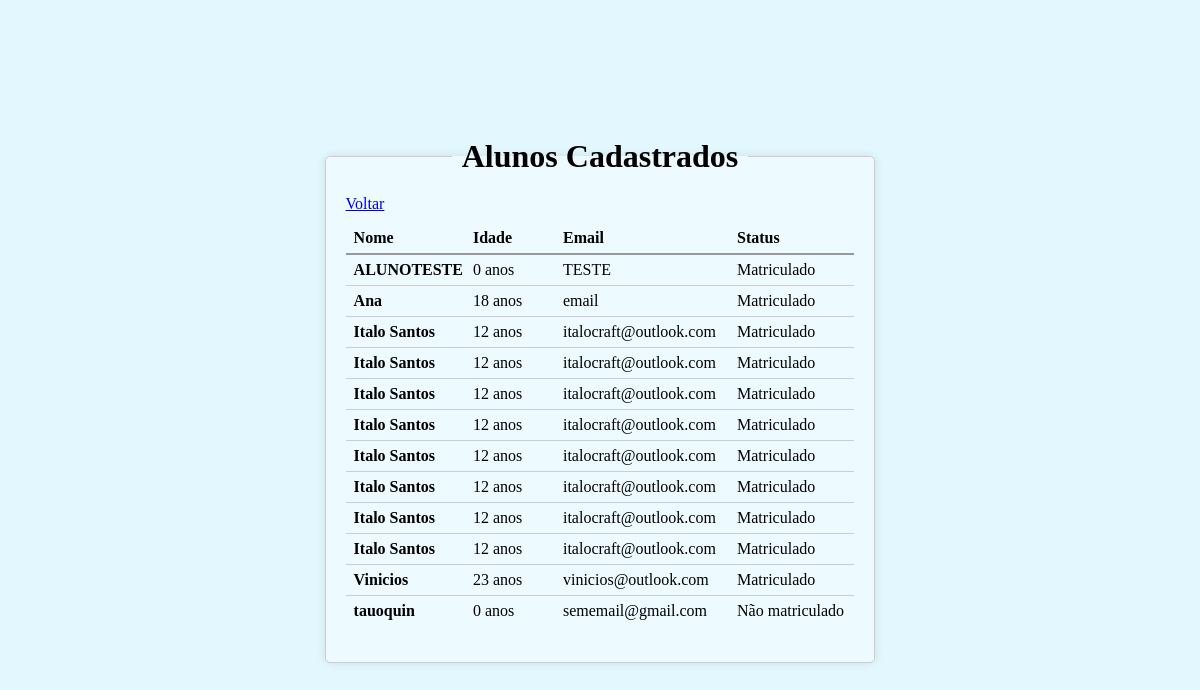
Before: /alunos/lista/ (signed in) with the older database file.
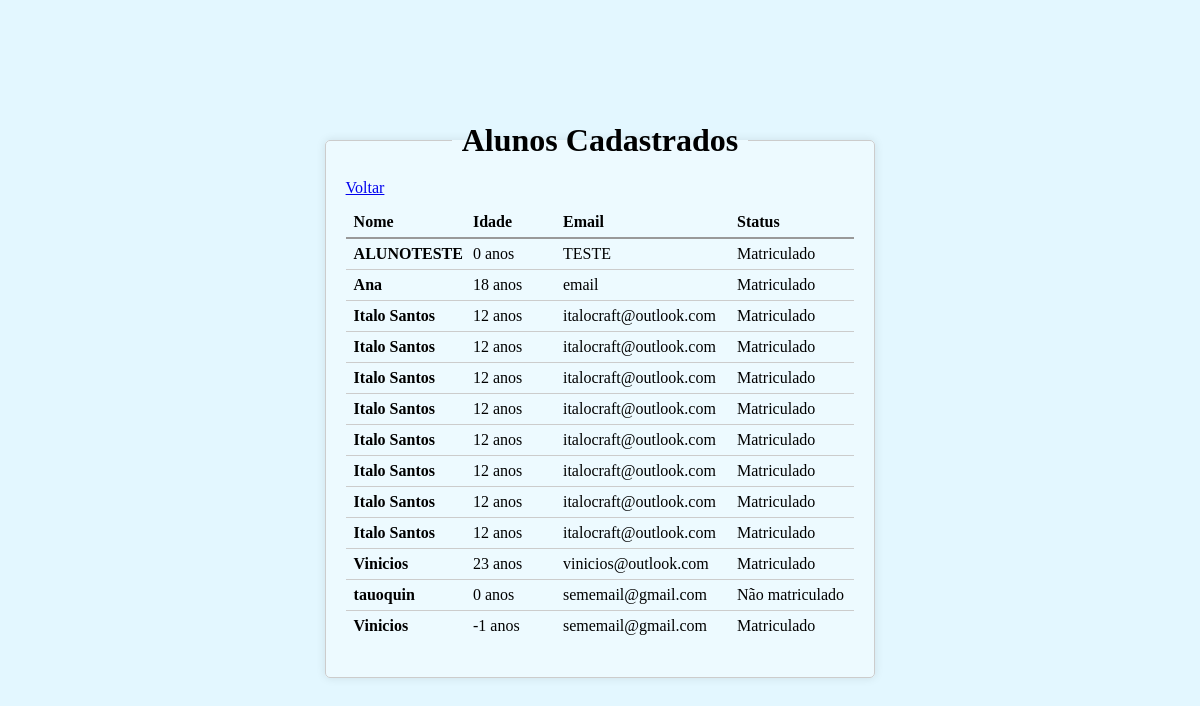
After: the same page with the newer database file.
### alunos/models.py (models this page shows, shortened)
class Aluno(models.Model):
    nome = models.CharField(max_length=100)
    idade = models.IntegerField()
    email = models.EmailField(default="sememail@gmail.com",max_length=150)
    matriculado = models.BooleanField(default=True)

### alunos/views.py (the view)
# urls.py: path('lista/', views.lista_alunos, name='lista'),
@login_required
def lista_alunos(request):
    alunos = Aluno.objects.all()
    return render(request, 'alunos/lista_alunos.html', {'alunos': alunos})

### templates/alunos/lista_alunos.html (shortened to what this page needs)
<!DOCTYPE html>
<html>
<head>
</head>
<body>
    <fieldset>
        <legend><h1>Alunos Cadastrados</h1></legend>
        <a href="/alunos/">Voltar</a>
        <ol class="tabela">
            <li class="header">
                <span>Nome</span>
                <span>Idade</span>
                <span>Email</span>
                <span>Status</span>
            </li>
            {% for aluno in alunos %}
                <li>
                    <span class="nome">{{ aluno.nome }}</span>
                    <span>{{ aluno.idade }} anos</span>
                    <span>{{ aluno.email }}</span>
                    <span>{% if aluno.matriculado %}Matriculado{% else %}Não matriculado{% endif %}</span>
                </li>
            {% endfor %}
        </ol>
    </fieldset>
</body>
</html>

### templates/alunos/lista_alunos.html (style rules this page uses)
body { min-height: 100vh; margin: 0; display: grid; place-items: center; background-color: #e3f7ff; }
fieldset { width: auto; padding: 20px; border: 1px solid #ccc; border-radius: 5px; box-shadow: 0 0 10px rgba(0, 0, 0, 0.1); background-color: #edfaff; }
legend h1 { margin: 0; }
legend { text-align: center; padding: 0 10px; }
.tabela { list-style-position: inside; padding: 0; margin-top: 10px; }
.tabela li { display: grid; grid-template-columns: 1fr 80px 1.5fr 1fr; gap: 10px; padding: 6px 8px; border-bottom: 1px solid #ccc; }
.tabela li.header { font-weight: bold; border-bottom: 2px solid #999; }
.tabela li:last-child { border-bottom: none; }
.nome { font-weight: bold; }

Changed rows visible on the page:
added Aluno: nome "Vinicios", idade "-1", email "sememail@gmail.com", matriculado "Matriculado"
